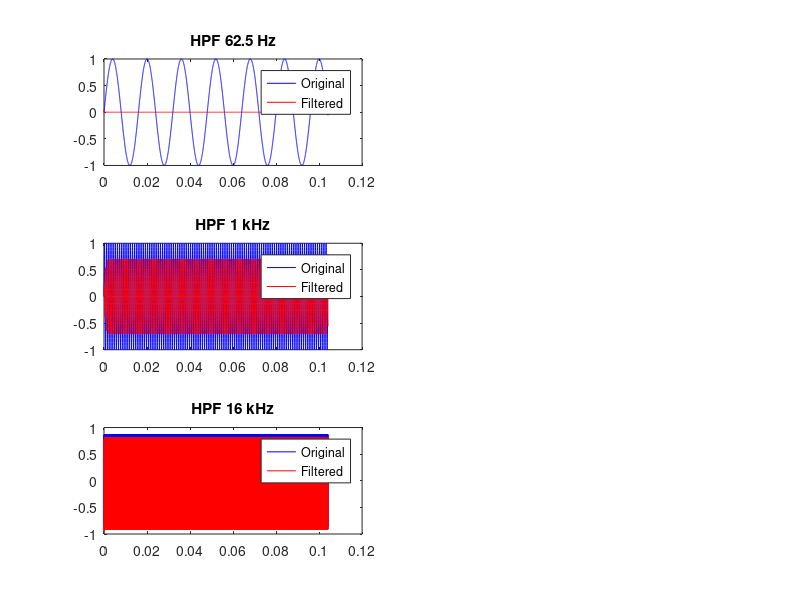
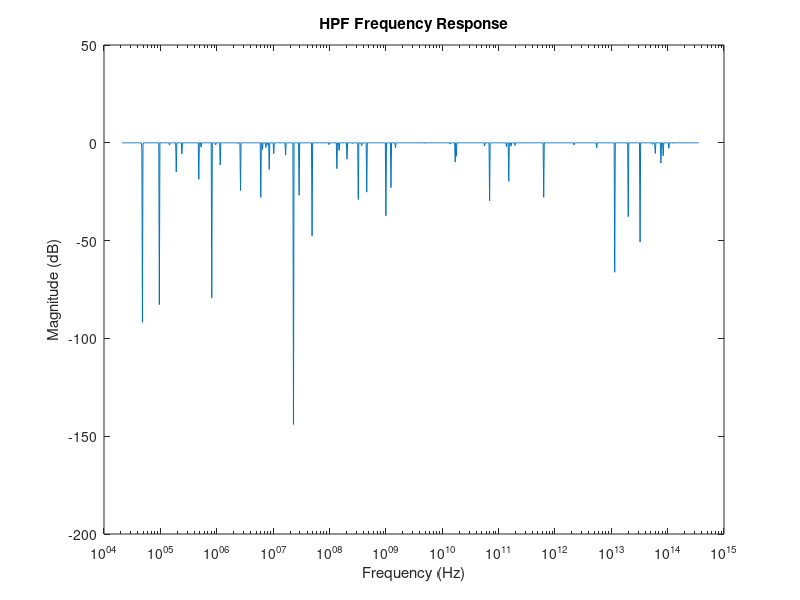

The MATLAB source for these figures, in order:
% Function to format coefficients for C++ initializer list
pkg load signal;

function formatted_str = format_coefficients(coeffs)
    formatted_str = '{';
    for i = 1:length(coeffs)
        formatted_str = [formatted_str, sprintf('%.7ff', coeffs(i))];
        if i < length(coeffs)
            formatted_str = [formatted_str, ', '];
        end
    end
    formatted_str = [formatted_str, '}'];
end


% Define parameters
order = 4;
cutoff = 1000; % 1 kHz
samplerate = 48000;
samples = 2^16;
t = (0:samples-1) / samplerate;

% Frequencies to test
f0 = cutoff * 2^(-4); % 62.5 Hz
f1 = cutoff;         % 1 kHz
f2 = cutoff * 2^(4); % 16 kHz

% Generate sine waves
sine_f0 = sin(2 * pi * f0 * t);
sine_f1 = sin(2 * pi * f1 * t);
sine_f2 = sin(2 * pi * f2 * t);

% Generate Butterworth high-pass filter
[b_hpf, a_hpf] = butter(order, cutoff / (samplerate / 2), 'high');
[b_lpf, a_lpf] = butter(order, cutoff / (samplerate / 2), 'low');

% Format and print coefficients for C++ initializer list
formatted_b_hpf = format_coefficients(b_hpf);
formatted_a_hpf = format_coefficients(a_hpf);
printf('HPF Coefficients {b,a}: { %s, %s }\n', formatted_b_hpf, formatted_a_hpf);

formatted_b_lpf = format_coefficients(b_lpf);
formatted_a_lpf = format_coefficients(a_lpf);
printf('LPF Coefficients: {b,a}: { %s, %s }\n', formatted_b_lpf, formatted_a_lpf);

% Apply high-pass filter
filtered_f0_hpf = filter(b_hpf, a_hpf, sine_f0);
filtered_f1_hpf = filter(b_hpf, a_hpf, sine_f1);
filtered_f2_hpf = filter(b_hpf, a_hpf, sine_f2);

% Generate log2 spaced frequency points
frequencies = logspace(log2(20), log2(samplerate/2), 1024);

% Compute frequency response for HPF
[h_hpf, w_hpf] = freqz(b_hpf, a_hpf, frequencies, samplerate);

% Plot results
figure;
subplot(3, 2, 1);
plot(t(1:5000), sine_f0(1:5000), 'b', t(1:5000), filtered_f0_hpf(1:5000), 'r');
title('HPF 62.5 Hz');
legend('Original', 'Filtered');

subplot(3, 2, 3);
plot(t(1:5000), sine_f1(1:5000), 'b', t(1:5000), filtered_f1_hpf(1:5000), 'r');
title('HPF 1 kHz');
legend('Original', 'Filtered');

subplot(3, 2, 5);
plot(t(1:5000), sine_f2(1:5000), 'b', t(1:5000), filtered_f2_hpf(1:5000), 'r');
title('HPF 16 kHz');
legend('Original', 'Filtered');

figure;
semilogx(w_hpf, 20*log10(abs(h_hpf)));
title('HPF Frequency Response');
xlabel('Frequency (Hz)');
ylabel('Magnitude (dB)');

% Wait for a keypress before exiting
disp('Press any key to exit');
pause;